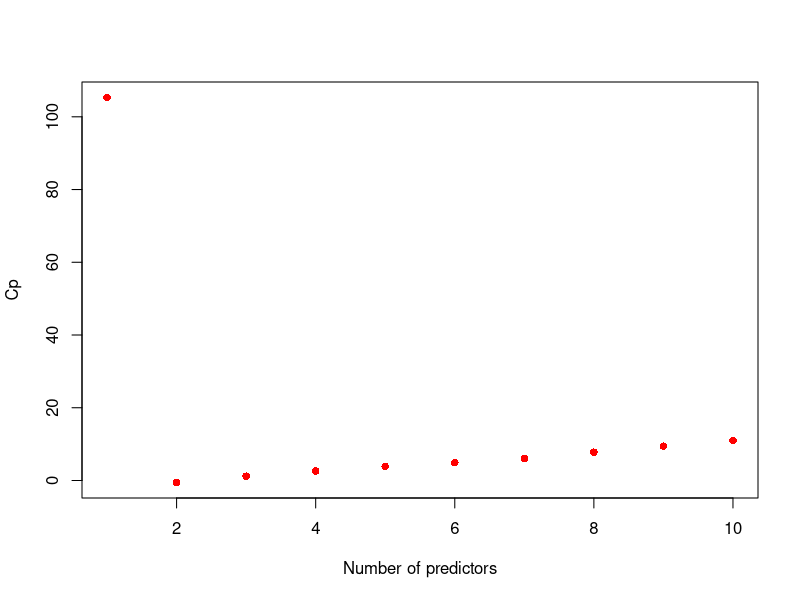
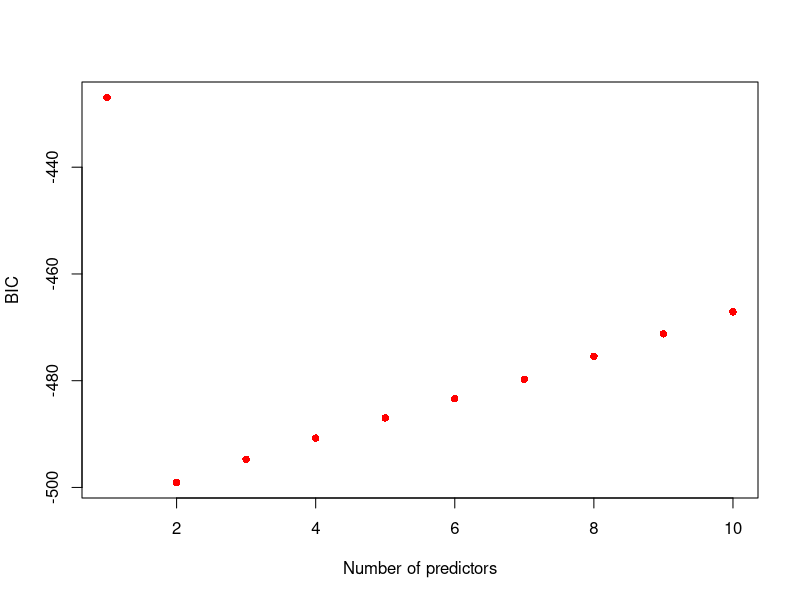
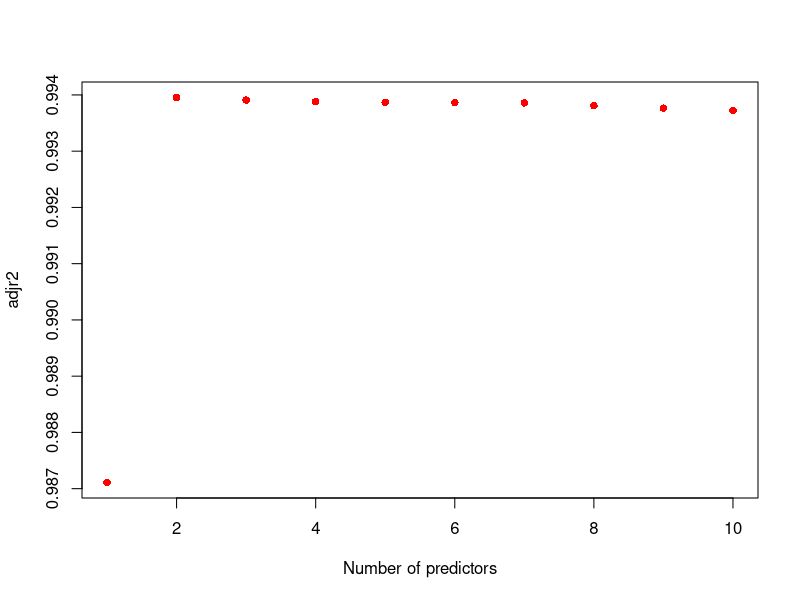
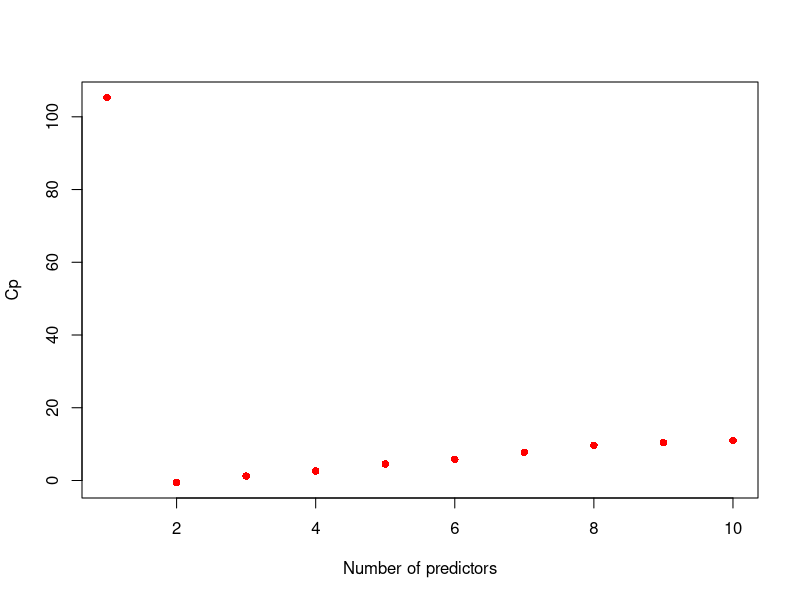
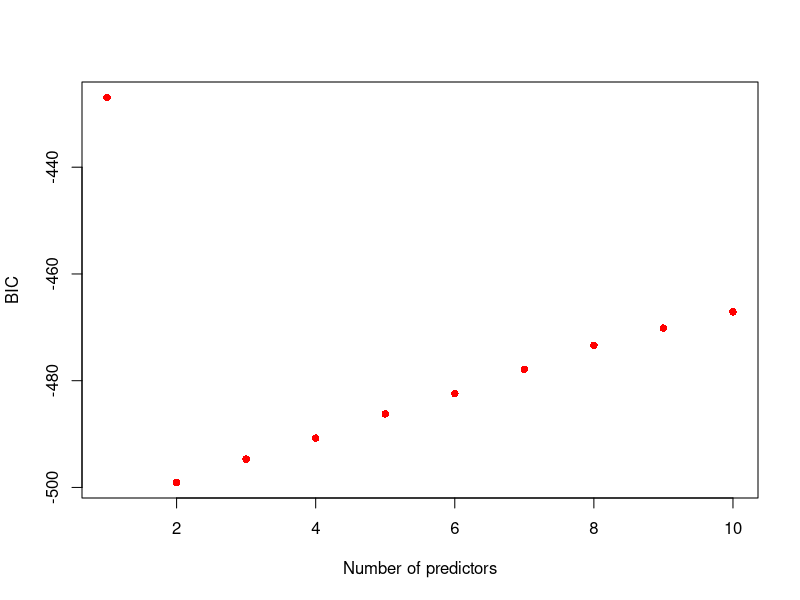
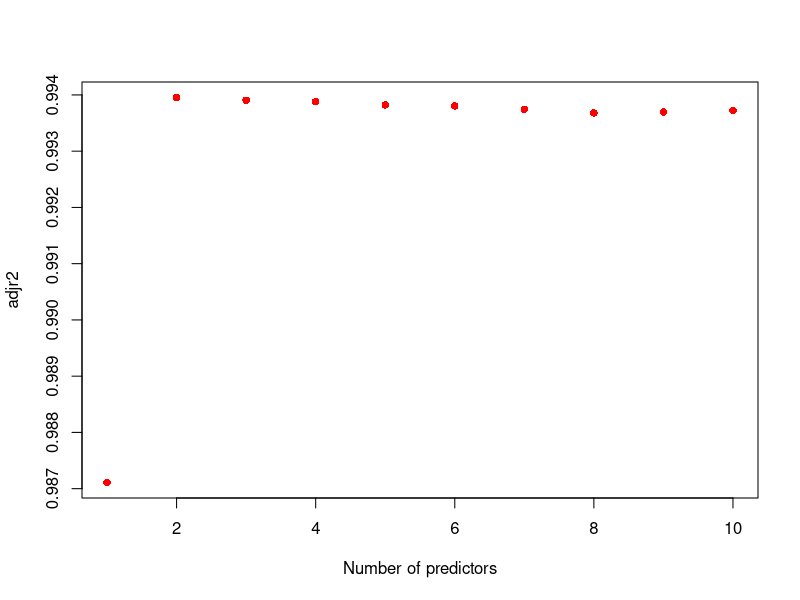
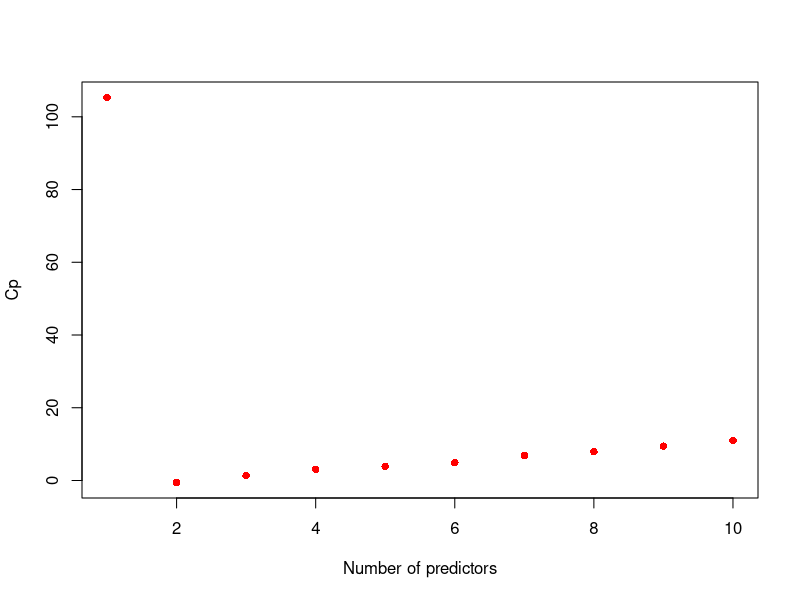
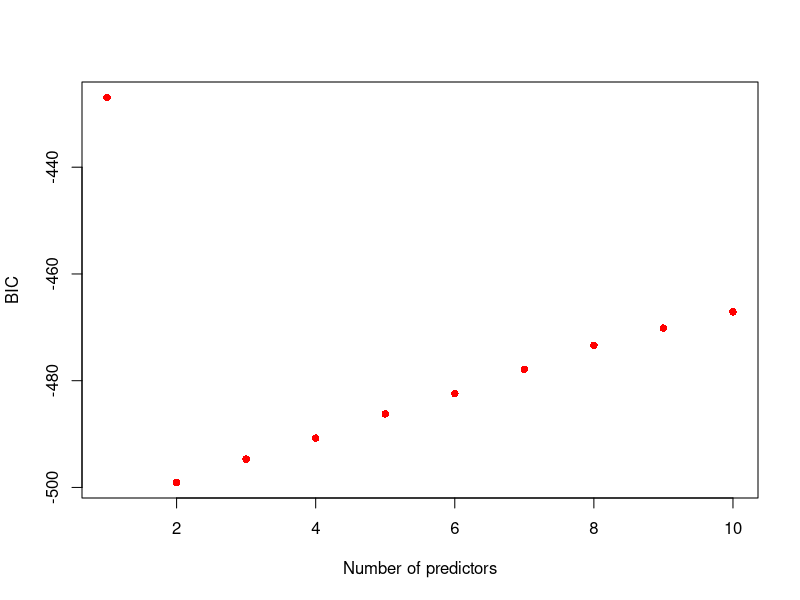

These charts were generated, in order, by the following R code:
## ---- chunk 1
knitr::opts_chunk$set(echo = TRUE)
## ---- chunk 2
rm(list=ls())
## ---- chunk 3
# setwd(dir)
# getwd() # check that working directory
## ---- chunk 4
set.seed(10)
X <- rnorm(100)
epsilon <- rnorm(100)
## ---- chunk 5
B0 <- -2
B1 <- 0.1
B2 <- 1
B3 <- 5
Y <- B0+B1*X+B2*X^2+B3*X^3+epsilon
## ---- chunk 6
library(leaps) # for regsubsets
data <- data.frame(y=Y, x=X)
regsub <- regsubsets(y~poly(x,degree=10,raw=TRUE), data=data, nvmax=10)
reg.sum <- summary(regsub)
names(reg.sum)

# find optimal size by getting min Cp, BIC, adjr2
which.min(reg.sum$cp)       # 2
which.min(reg.sum$bic)      # 2
which.max(reg.sum$adjr2)    # 2

# plot Cp, BIC, adjr2
plot(reg.sum$cp, xlab="Number of predictors", ylab="Cp", col="red", type="p", pch=16) # exhibit 1
plot(reg.sum$bic, xlab="Number of predictors", ylab="BIC", col="red", type="p", pch=16) # exhibit 2
plot(reg.sum$adjr2, xlab="Number of predictors", ylab="adjr2", col="red", type="p", pch=16) # exhibit 3
## ---- chunk 7
coef(regsub, id=2)
## ---- chunk 8
regsub.f <- regsubsets(y~poly(x,degree=10,raw=TRUE), data=data, nvmax=10, method="forward")
reg.sum.f <- summary(regsub.f)

which.min(reg.sum.f$cp)       # 2
which.min(reg.sum.f$bic)      # 2
which.max(reg.sum.f$adjr2)    # 2

plot(reg.sum.f$cp, xlab="Number of predictors", ylab="Cp", col="red", type="p", pch=16) # exhibit 4
plot(reg.sum.f$bic, xlab="Number of predictors", ylab="BIC", col="red", type="p", pch=16) # exhibit 5
plot(reg.sum.f$adjr2, xlab="Number of predictors", ylab="adjr2", col="red", type="p", pch=16) # exhibit 6

coef(regsub.f, id=2)
## ---- chunk 9
regsub.b <- regsubsets(y~poly(x,degree=10,raw=TRUE), data=data, nvmax=10, method="backward")
reg.sum.b <- summary(regsub.b)

which.min(reg.sum.b$cp)       # 2
which.min(reg.sum.b$bic)      # 2
which.max(reg.sum.b$adjr2)    # 2

plot(reg.sum.b$cp, xlab="Number of predictors", ylab="Cp", col="red", type="p", pch=16) # exhibit 7
plot(reg.sum.f$bic, xlab="Number of predictors", ylab="BIC", col="red", type="p", pch=16) # exhibit 8
plot(reg.sum.f$adjr2, xlab="Number of predictors", ylab="adjr2", col="red", type="p", pch=16) # exhibit 9

coef(regsub.b, id=2)
## ---- chunk 10
library(glmnet) # for LASSO
X.lasso <- model.matrix(y~poly(x,degree=10,raw=TRUE), data=data)[,-1]
Y.lasso <- Y
lasso.cv <- cv.glmnet(X.lasso, Y.lasso, alpha=1, nfolds=10)
plot(lasso.cv) # exhibit 10

plot(lasso.cv$lambda) # exhibit 11
lambda.final <- lasso.cv$lambda.min # 0.05631109

beta <- coef(lasso.cv, s=lambda.final)
beta <- as.matrix(beta)
beta
## ---- chunk 11
B7 <- 7
Y.f <- B0 + B7*X^7 + epsilon
data.f <- data.frame(y=Y.f, x=X)
## ---- chunk 12
regsub.partf <- regsubsets(y~poly(x,degree=10,raw=TRUE), data=data.f, nvmax=10)
reg.sum.partf <- summary(regsub.partf)

which.min(reg.sum.partf$cp)       # 1
which.min(reg.sum.partf$bic)      # 1
which.max(reg.sum.partf$adjr2)    # 1

coef(regsub.partf, id=1)
## ---- chunk 13
X.lasso.f <- model.matrix(y~poly(x,degree=10,raw=TRUE), data=data.f)[,-1]
Y.lasso.f <- Y.f
lasso.cv.f <- cv.glmnet(X.lasso.f, Y.lasso.f, alpha=1, nfolds=10)
plot(lasso.cv.f) # exhibit 12

lambda.final.f <- lasso.cv.f$lambda.min # 10.43878

beta <- coef(lasso.cv.f, s=lambda.final.f)
beta <- as.matrix(beta)
beta
